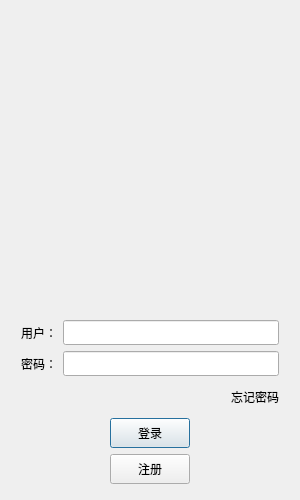
<?xml version="1.0" encoding="UTF-8"?>
<ui version="4.0">
 <class>LoginDialog</class>
 <widget class="QDialog" name="LoginDialog">
  <property name="geometry">
   <rect>
    <x>0</x>
    <y>0</y>
    <width>300</width>
    <height>500</height>
   </rect>
  </property>
  <property name="windowTitle">
   <string>Dialog</string>
  </property>
  <layout class="QVBoxLayout" name="verticalLayout">
   <item>
    <layout class="QVBoxLayout" name="verticalLayout_4">
     <property name="leftMargin">
      <number>10</number>
     </property>
     <property name="rightMargin">
      <number>10</number>
     </property>
     <property name="bottomMargin">
      <number>5</number>
     </property>
     <item>
      <widget class="QWidget" name="widget" native="true">
       <layout class="QGridLayout" name="gridLayout">
        <item row="0" column="0">
         <widget class="QLabel" name="label">
          <property name="minimumSize">
           <size>
            <width>200</width>
            <height>200</height>
           </size>
          </property>
          <property name="maximumSize">
           <size>
            <width>200</width>
            <height>200</height>
           </size>
          </property>
          <property name="text">
           <string/>
          </property>
          <property name="pixmap">
           <pixmap resource="res.qrc">:/images/icon.png</pixmap>
          </property>
          <property name="alignment">
           <set>Qt::AlignCenter</set>
          </property>
         </widget>
        </item>
       </layout>
      </widget>
     </item>
     <item>
      <spacer name="verticalSpacer">
       <property name="orientation">
        <enum>Qt::Vertical</enum>
       </property>
       <property name="sizeHint" stdset="0">
        <size>
         <width>20</width>
         <height>40</height>
        </size>
       </property>
      </spacer>
     </item>
     <item>
      <layout class="QHBoxLayout" name="userhorizontalLayout">
       <item>
        <widget class="QLabel" name="lab_user">
         <property name="text">
          <string>用户：</string>
         </property>
        </widget>
       </item>
       <item>
        <widget class="QLineEdit" name="edit_user">
         <property name="minimumSize">
          <size>
           <width>25</width>
           <height>25</height>
          </size>
         </property>
        </widget>
       </item>
      </layout>
     </item>
     <item>
      <layout class="QHBoxLayout" name="pwdhorizontalLayout">
       <item>
        <widget class="QLabel" name="lab_password">
         <property name="text">
          <string>密码：</string>
         </property>
        </widget>
       </item>
       <item>
        <widget class="QLineEdit" name="edit_password">
         <property name="minimumSize">
          <size>
           <width>25</width>
           <height>25</height>
          </size>
         </property>
        </widget>
       </item>
      </layout>
     </item>
     <item>
      <layout class="QHBoxLayout" name="horizontalLayout">
       <item>
        <spacer name="horizontalSpacer_5">
         <property name="orientation">
          <enum>Qt::Horizontal</enum>
         </property>
         <property name="sizeHint" stdset="0">
          <size>
           <width>40</width>
           <height>20</height>
          </size>
         </property>
        </spacer>
       </item>
       <item>
        <widget class="QLabel" name="lab_forgetPwd">
         <property name="minimumSize">
          <size>
           <width>30</width>
           <height>30</height>
          </size>
         </property>
         <property name="text">
          <string>忘记密码</string>
         </property>
        </widget>
       </item>
      </layout>
     </item>
     <item>
      <layout class="QHBoxLayout" name="loginhorizontalLayout">
       <item>
        <spacer name="horizontalSpacer_2">
         <property name="orientation">
          <enum>Qt::Horizontal</enum>
         </property>
         <property name="sizeHint" stdset="0">
          <size>
           <width>40</width>
           <height>20</height>
          </size>
         </property>
        </spacer>
       </item>
       <item>
        <widget class="QPushButton" name="btn_login">
         <property name="minimumSize">
          <size>
           <width>30</width>
           <height>30</height>
          </size>
         </property>
         <property name="text">
          <string>登录</string>
         </property>
        </widget>
       </item>
       <item>
        <spacer name="horizontalSpacer">
         <property name="orientation">
          <enum>Qt::Horizontal</enum>
         </property>
         <property name="sizeHint" stdset="0">
          <size>
           <width>40</width>
           <height>20</height>
          </size>
         </property>
        </spacer>
       </item>
      </layout>
     </item>
     <item>
      <layout class="QHBoxLayout" name="reghorizontalLayout">
       <item>
        <spacer name="horizontalSpacer_3">
         <property name="orientation">
          <enum>Qt::Horizontal</enum>
         </property>
         <property name="sizeHint" stdset="0">
          <size>
           <width>40</width>
           <height>20</height>
          </size>
         </property>
        </spacer>
       </item>
       <item>
        <widget class="QPushButton" name="btn_register">
         <property name="minimumSize">
          <size>
           <width>30</width>
           <height>30</height>
          </size>
         </property>
         <property name="text">
          <string>注册</string>
         </property>
        </widget>
       </item>
       <item>
        <spacer name="horizontalSpacer_4">
         <property name="orientation">
          <enum>Qt::Horizontal</enum>
         </property>
         <property name="sizeHint" stdset="0">
          <size>
           <width>40</width>
           <height>20</height>
          </size>
         </property>
        </spacer>
       </item>
      </layout>
     </item>
    </layout>
   </item>
  </layout>
 </widget>
 <resources>
  <include location="res.qrc"/>
 </resources>
 <connections/>
</ui>
